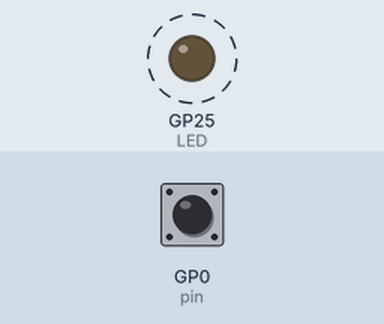
The program below on a simulated Raspberry Pi Pico running MicroPython. Shown: output pins drawn as LEDs (lit = HIGH). Dashed ring = blinking. Inputs (shaded band) come from the test bench; at power-on: GP0 (pin) HIGH.

Above: at 0.05 s.
Timing chart, 0 to 3.0 s (numbered marks = the images above):
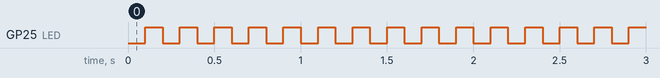

Measured:
- by itself, GP25 (LED): alternates HIGH for 0.10 s and LOW for 0.10 s

The program:

main.py
```python
import ugit
from machine import Pin
import time

pin = Pin(0,Pin.IN,Pin.PULL_UP)
if pin.value() is 0:
    ugit.pull_all()

#main code here
TIME_MS=100
LED = Pin("LED", Pin.OUT)
while True:
    LED.off()
    time.sleep_ms(TIME_MS)
    LED.on()
    time.sleep_ms(TIME_MS)

#uart tx and rx
# from machine import UART, Pin
# import time

# uart1 = UART(1, baudrate=9600, tx=Pin(8), rx=Pin(9))

# uart0 = UART(0, baudrate=9600, tx=Pin(0), rx=Pin(1))

# txdat= 'yougan is new to the world\n\r'

# uart1.write(txdat)
# time.sleep(2)
# rxdat=bytes()

# while uart0.any() > 0:
#     rxdat += uart0.read(1)

#     print(rxdat.decode('utf-8'))
```
